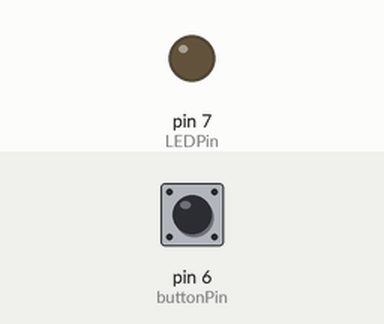
A sketch run on a simulated Arduino Uno, built with avr-gcc and run on an emulated ATmega328P. Shown: output pins drawn as LEDs (lit = HIGH). Inputs (shaded band) come from the test bench; at power-on: pin 6 (buttonPin) LOW.

Above: at 1.2 s.
1.3 s: pin 6 (buttonPin) pulled HIGH for 0.15 s
At 1.45 s:
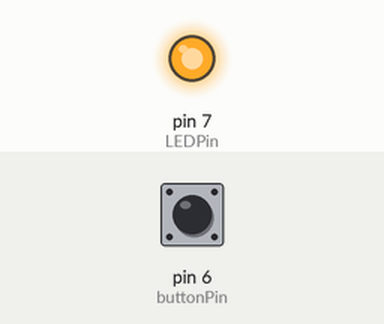
3.0 s: pin 6 (buttonPin) pulled HIGH for 3.2 s
At 7.6 s:
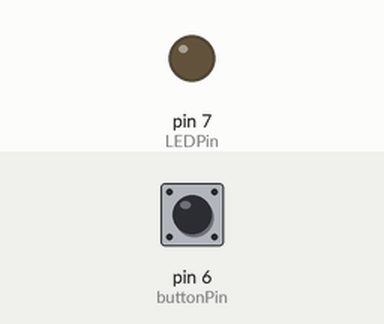
Timing chart, 0 to 9.1 s (numbered marks = the images above; inputs shaded):
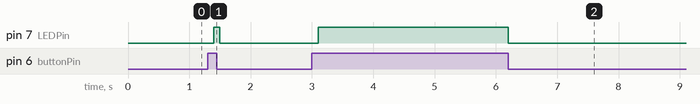

Measured:
- after the input at 1.3 s, pin 7 (LEDPin): LOW → HIGH after 0.10 s, → LOW 0.10 s later
- after the input at 3.0 s, pin 7 (LEDPin): LOW → HIGH after 0.10 s, → LOW 3.1 s later

The sketch:

PullUP.ino
```cpp
const int LEDPin = 7;
const int buttonPin = 6;

void setup() {
  pinMode(LEDPin, OUTPUT);
  pinMode(buttonPin, INPUT);
}

void loop() {
  int buttonState = digitalRead(buttonPin);

  if (buttonState == HIGH) {
    delay(100);
    digitalWrite(LEDPin, HIGH);
  } else {
    digitalWrite(LEDPin, LOW);
  }
}
```
